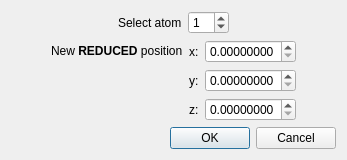
<?xml version="1.0" encoding="UTF-8"?>
<ui version="4.0">
 <class>MoveDialog</class>
 <widget class="QDialog" name="MoveDialog">
  <property name="geometry">
   <rect>
    <x>0</x>
    <y>0</y>
    <width>408</width>
    <height>186</height>
   </rect>
  </property>
  <property name="windowTitle">
   <string>Dialog</string>
  </property>
  <layout class="QVBoxLayout" name="verticalLayout">
   <property name="sizeConstraint">
    <enum>QLayout::SetFixedSize</enum>
   </property>
   <item>
    <widget class="QWidget" name="widget" native="true">
     <layout class="QHBoxLayout" name="horizontalLayout">
      <property name="leftMargin">
       <number>0</number>
      </property>
      <property name="topMargin">
       <number>0</number>
      </property>
      <property name="rightMargin">
       <number>0</number>
      </property>
      <property name="bottomMargin">
       <number>0</number>
      </property>
      <item>
       <spacer name="horizontalSpacer">
        <property name="orientation">
         <enum>Qt::Horizontal</enum>
        </property>
        <property name="sizeHint" stdset="0">
         <size>
          <width>40</width>
          <height>20</height>
         </size>
        </property>
       </spacer>
      </item>
      <item>
       <widget class="QLabel" name="label">
        <property name="sizePolicy">
         <sizepolicy hsizetype="Minimum" vsizetype="Preferred">
          <horstretch>0</horstretch>
          <verstretch>0</verstretch>
         </sizepolicy>
        </property>
        <property name="text">
         <string>Select atom</string>
        </property>
       </widget>
      </item>
      <item>
       <widget class="QSpinBox" name="iatom">
        <property name="toolTip">
         <string>Atom id</string>
        </property>
        <property name="statusTip">
         <string>Atom id</string>
        </property>
        <property name="whatsThis">
         <string>Atom id</string>
        </property>
        <property name="value">
         <number>1</number>
        </property>
       </widget>
      </item>
      <item>
       <spacer name="horizontalSpacer_2">
        <property name="orientation">
         <enum>Qt::Horizontal</enum>
        </property>
        <property name="sizeHint" stdset="0">
         <size>
          <width>40</width>
          <height>20</height>
         </size>
        </property>
       </spacer>
      </item>
     </layout>
    </widget>
   </item>
   <item>
    <widget class="QWidget" name="widget_2" native="true">
     <property name="sizePolicy">
      <sizepolicy hsizetype="Minimum" vsizetype="Preferred">
       <horstretch>0</horstretch>
       <verstretch>0</verstretch>
      </sizepolicy>
     </property>
     <layout class="QGridLayout" name="gridLayout">
      <property name="leftMargin">
       <number>0</number>
      </property>
      <property name="topMargin">
       <number>0</number>
      </property>
      <property name="rightMargin">
       <number>0</number>
      </property>
      <property name="bottomMargin">
       <number>0</number>
      </property>
      <item row="0" column="2">
       <widget class="QLabel" name="label_3">
        <property name="sizePolicy">
         <sizepolicy hsizetype="Minimum" vsizetype="Preferred">
          <horstretch>0</horstretch>
          <verstretch>0</verstretch>
         </sizepolicy>
        </property>
        <property name="text">
         <string>x:</string>
        </property>
       </widget>
      </item>
      <item row="0" column="0">
       <spacer name="horizontalSpacer_3">
        <property name="orientation">
         <enum>Qt::Horizontal</enum>
        </property>
        <property name="sizeHint" stdset="0">
         <size>
          <width>40</width>
          <height>20</height>
         </size>
        </property>
       </spacer>
      </item>
      <item row="2" column="2">
       <widget class="QLabel" name="label_5">
        <property name="sizePolicy">
         <sizepolicy hsizetype="Minimum" vsizetype="Preferred">
          <horstretch>0</horstretch>
          <verstretch>0</verstretch>
         </sizepolicy>
        </property>
        <property name="text">
         <string>z:</string>
        </property>
       </widget>
      </item>
      <item row="1" column="3">
       <widget class="QDoubleSpinBox" name="y">
        <property name="decimals">
         <number>8</number>
        </property>
        <property name="maximum">
         <double>0.999999000000000</double>
        </property>
        <property name="singleStep">
         <double>0.100000000000000</double>
        </property>
       </widget>
      </item>
      <item row="0" column="1">
       <widget class="QLabel" name="label_2">
        <property name="text">
         <string>&lt;html&gt;&lt;head/&gt;&lt;body&gt;&lt;p&gt;New &lt;span style=&quot; font-weight:600;&quot;&gt;REDUCED&lt;/span&gt; position&lt;/p&gt;&lt;/body&gt;&lt;/html&gt;</string>
        </property>
       </widget>
      </item>
      <item row="0" column="3">
       <widget class="QDoubleSpinBox" name="x">
        <property name="decimals">
         <number>8</number>
        </property>
        <property name="maximum">
         <double>0.999999000000000</double>
        </property>
        <property name="singleStep">
         <double>0.100000000000000</double>
        </property>
       </widget>
      </item>
      <item row="2" column="3">
       <widget class="QDoubleSpinBox" name="z">
        <property name="decimals">
         <number>8</number>
        </property>
        <property name="maximum">
         <double>0.999999000000000</double>
        </property>
        <property name="singleStep">
         <double>0.100000000000000</double>
        </property>
       </widget>
      </item>
      <item row="1" column="2">
       <widget class="QLabel" name="label_4">
        <property name="sizePolicy">
         <sizepolicy hsizetype="Minimum" vsizetype="Preferred">
          <horstretch>0</horstretch>
          <verstretch>0</verstretch>
         </sizepolicy>
        </property>
        <property name="text">
         <string>y:</string>
        </property>
       </widget>
      </item>
      <item row="0" column="4">
       <spacer name="horizontalSpacer_4">
        <property name="orientation">
         <enum>Qt::Horizontal</enum>
        </property>
        <property name="sizeHint" stdset="0">
         <size>
          <width>40</width>
          <height>20</height>
         </size>
        </property>
       </spacer>
      </item>
     </layout>
    </widget>
   </item>
   <item>
    <widget class="QDialogButtonBox" name="buttonBox">
     <property name="orientation">
      <enum>Qt::Horizontal</enum>
     </property>
     <property name="standardButtons">
      <set>QDialogButtonBox::Cancel|QDialogButtonBox::Ok</set>
     </property>
    </widget>
   </item>
  </layout>
 </widget>
 <resources/>
 <connections>
  <connection>
   <sender>buttonBox</sender>
   <signal>accepted()</signal>
   <receiver>MoveDialog</receiver>
   <slot>accept()</slot>
   <hints>
    <hint type="sourcelabel">
     <x>248</x>
     <y>254</y>
    </hint>
    <hint type="destinationlabel">
     <x>157</x>
     <y>274</y>
    </hint>
   </hints>
  </connection>
  <connection>
   <sender>buttonBox</sender>
   <signal>rejected()</signal>
   <receiver>MoveDialog</receiver>
   <slot>reject()</slot>
   <hints>
    <hint type="sourcelabel">
     <x>316</x>
     <y>260</y>
    </hint>
    <hint type="destinationlabel">
     <x>286</x>
     <y>274</y>
    </hint>
   </hints>
  </connection>
 </connections>
</ui>
